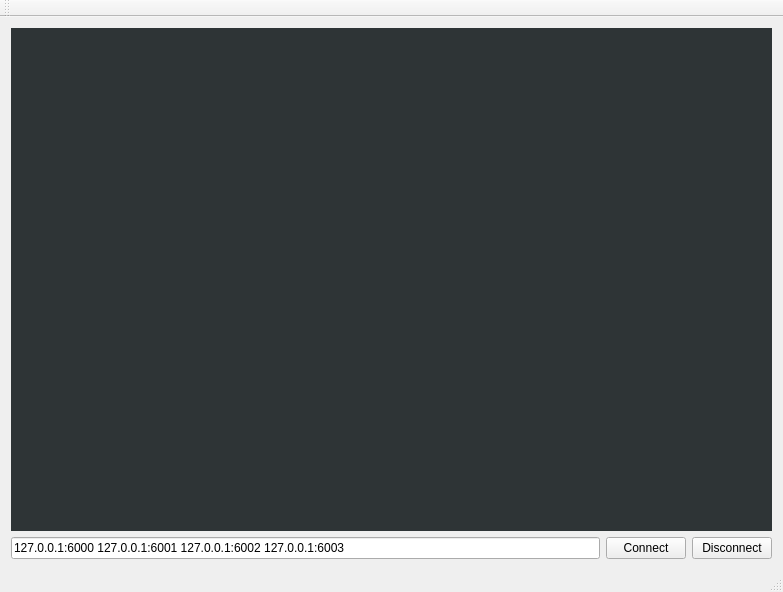
<?xml version="1.0" encoding="UTF-8"?>
<ui version="4.0">
 <class>MainWindow</class>
 <widget class="QMainWindow" name="MainWindow">
  <property name="geometry">
   <rect>
    <x>0</x>
    <y>0</y>
    <width>783</width>
    <height>592</height>
   </rect>
  </property>
  <property name="sizePolicy">
   <sizepolicy hsizetype="Preferred" vsizetype="Preferred">
    <horstretch>0</horstretch>
    <verstretch>0</verstretch>
   </sizepolicy>
  </property>
  <property name="windowTitle">
   <string>MainWindow</string>
  </property>
  <widget class="QWidget" name="centralWidget">
   <layout class="QVBoxLayout" name="verticalLayout">
    <item>
     <widget class="QWidget" name="widget_opengl" native="true">
      <property name="sizePolicy">
       <sizepolicy hsizetype="Preferred" vsizetype="Expanding">
        <horstretch>0</horstretch>
        <verstretch>0</verstretch>
       </sizepolicy>
      </property>
      <property name="styleSheet">
       <string notr="true">background-color: rgb(46, 52, 54);</string>
      </property>
     </widget>
    </item>
    <item>
     <layout class="QHBoxLayout" name="horizontalLayout">
      <item>
       <widget class="QLineEdit" name="lineEdit_servers">
        <property name="text">
         <string>127.0.0.1:6000 127.0.0.1:6001 127.0.0.1:6002 127.0.0.1:6003</string>
        </property>
       </widget>
      </item>
      <item>
       <widget class="QPushButton" name="pushButton_connect">
        <property name="text">
         <string>Connect</string>
        </property>
       </widget>
      </item>
      <item>
       <widget class="QPushButton" name="pushButton">
        <property name="text">
         <string>Disconnect</string>
        </property>
       </widget>
      </item>
     </layout>
    </item>
   </layout>
  </widget>
  <widget class="QMenuBar" name="menuBar">
   <property name="geometry">
    <rect>
     <x>0</x>
     <y>0</y>
     <width>783</width>
     <height>32</height>
    </rect>
   </property>
  </widget>
  <widget class="QToolBar" name="mainToolBar">
   <attribute name="toolBarArea">
    <enum>TopToolBarArea</enum>
   </attribute>
   <attribute name="toolBarBreak">
    <bool>false</bool>
   </attribute>
  </widget>
  <widget class="QStatusBar" name="statusBar"/>
 </widget>
 <layoutdefault spacing="6" margin="11"/>
 <resources/>
 <connections/>
</ui>
